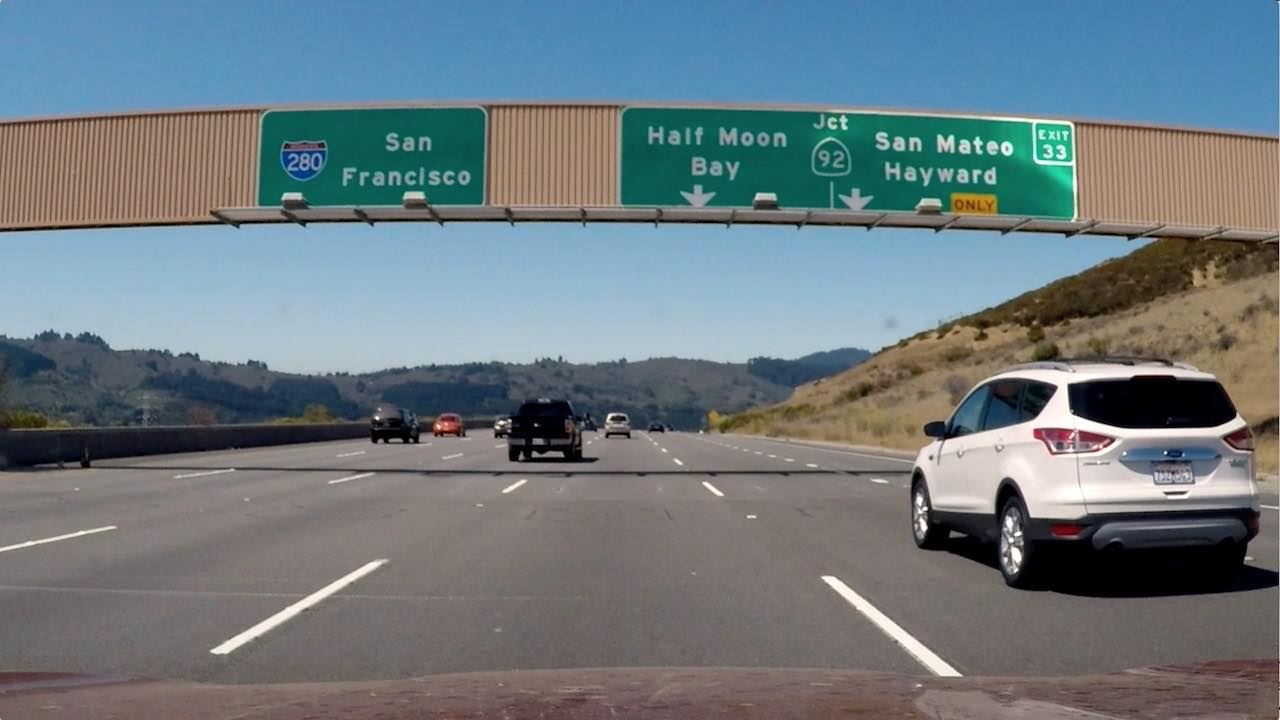
#> input picture signs_vehicles_xygrad.jpg, 1280 x 720 px
$ jupyter execute conbination.ipynb   (older library calls are emulated)
#> lines starting #> are read from the running program, lines starting #| are printed output that depends on the picture; after the words box and inside, x2 and y2 are one past the last pixel; in counts of white or black regions, pixels touching at a corner belong together
# Algorithm combination (Sobel, Magnitud & Direction)

[cell 1]
# Importing Libraries
import numpy as np
import cv2
import matplotlib.pyplot as plt
import matplotlib.image as mpimg
import pickle

[cell 2]
# Read in an image
#image = mpimg.imread('signs_vehicles_xygrad.jpg')
image = cv2.imread('signs_vehicles_xygrad.jpg')
#> image is the input picture: shape (720, 1280, 3); mean B, G, R 127.4, 121.6, 109.2

# Convert to RGB
RGB_img = cv2.cvtColor(image, cv2.COLOR_BGR2RGB)

# Converto RGB to gray
gray = cv2.cvtColor(RGB_img, cv2.COLOR_RGB2GRAY)

[cell 3]
# Params for Sobel
ksize = 3
thresh_min = 20
thresh_max = 100

## Helper Functions

[cell 4]
def abs_sobel_thresh(img, orient='x', sobel_kernel=ksize, thresh=(0, 255)):
    # Convert to grayscale
    gray = cv2.cvtColor(RGB_img, cv2.COLOR_RGB2GRAY)
    # Apply x or y gradient with the OpenCV Sobel() function
    # and take the absolute value
    if orient == 'x':
        abs_sobel = np.absolute(cv2.Sobel(gray, cv2.CV_64F, 1, 0))
    if orient == 'y':
        abs_sobel = np.absolute(cv2.Sobel(gray, cv2.CV_64F, 0, 1))
    # Rescale back to 8 bit integer
    scaled_sobel = np.uint8(255*abs_sobel/np.max(abs_sobel))
    # Create a copy and apply the threshold
    binary_output = np.zeros_like(scaled_sobel)
    # Here I'm using inclusive (>=, <=) thresholds, but exclusive is ok too
    binary_output[(scaled_sobel >= thresh_min) & (scaled_sobel <= thresh_max)] = 1

    # Return the result
    return binary_output

def mag_thresh(img, sobel_kernel=ksize, mag_thresh=(0, 255)):
    # Convert to grayscale
    gray = cv2.cvtColor(RGB_img, cv2.COLOR_RGB2GRAY)
    # Take both Sobel x and y gradients
    sobelx = cv2.Sobel(gray, cv2.CV_64F, 1, 0, ksize=sobel_kernel)
    sobely = cv2.Sobel(gray, cv2.CV_64F, 0, 1, ksize=sobel_kernel)
    # Calculate the gradient magnitude
    gradmag = np.sqrt(sobelx**2 + sobely**2)
    # Rescale to 8 bit
    scale_factor = np.max(gradmag)/255
    gradmag = (gradmag/scale_factor).astype(np.uint8)
    # Create a binary image of ones where threshold is met, zeros otherwise
    mag_binary = np.zeros_like(gradmag)
    mag_binary[(gradmag >= mag_thresh[0]) & (gradmag <= mag_thresh[1])] = 1

    # Return the binary image
    return mag_binary

def dir_threshold(img, sobel_kernel=ksize, thresh=(0, np.pi/2)):
    # Convert to grayscale
    gray = cv2.cvtColor(RGB_img, cv2.COLOR_RGB2GRAY)
    # Calculate the x and y gradients
    sobelx = cv2.Sobel(gray, cv2.CV_64F, 1, 0, ksize=sobel_kernel)
    sobely = cv2.Sobel(gray, cv2.CV_64F, 0, 1, ksize=sobel_kernel)
    # Take the absolute value of the gradient direction,
    # apply a threshold, and create a binary image result
    absgraddir = np.arctan2(np.absolute(sobely), np.absolute(sobelx))
    dir_binary =  np.zeros_like(absgraddir)
    dir_binary[(absgraddir >= thresh[0]) & (absgraddir <= thresh[1])] = 1

    # Return the binary image
    return dir_binary

[cell 5]
# Apply each of the thresholding functions
gradx = abs_sobel_thresh(image, orient='x', sobel_kernel=ksize, thresh=(thresh_min, thresh_max))
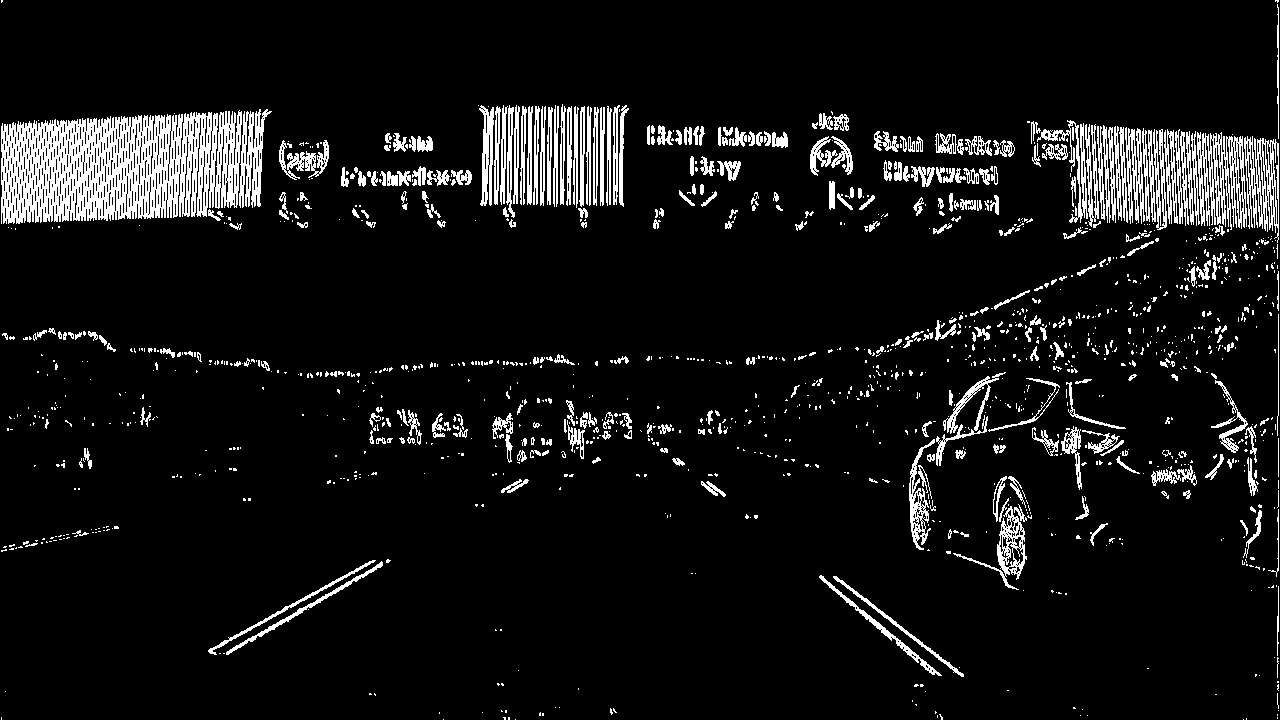
#> gradx: shape (720, 1280); values 0 (black) and 1 (white), 7.9% white; 1387 white regions (1044 under 20 px), largest, box (x1, y1, x2, y2) and area: (1, 110, 242, 224) 18705, (1197, 132, 1247, 230) 2648, (1244, 136, 1279, 243) 1818
grady = abs_sobel_thresh(image, orient='y', sobel_kernel=ksize, thresh=(thresh_min, thresh_max))
#> grady: shape (720, 1280); values 0 (black) and 1 (white), 8.1% white; 1364 white regions (1031 under 20 px), largest, box (x1, y1, x2, y2) and area: (0, 103, 1280, 145) 6512, (0, 460, 930, 494) 6184, (811, 194, 1280, 247) 4621
mag_binary = mag_thresh(image, sobel_kernel = 9, mag_thresh = (30,100))
#> in mag_thresh, `gradmag = np.sqrt(sobelx**2 + sobely**2)`:
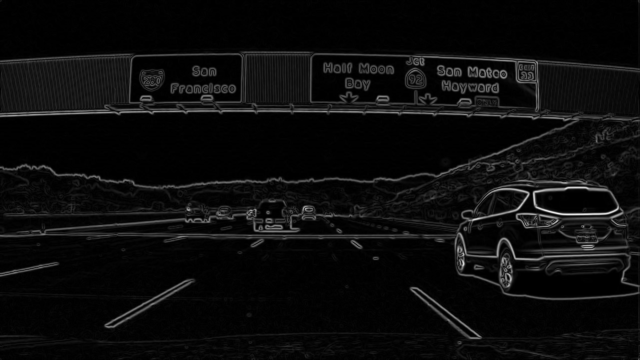
#> gradmag: shape (720, 1280) float64 (shown at 1/2 size); min 0, max 2131669.7, mean 104123.1; drawn with min black and max white
#> in mag_thresh, `scale_factor = np.max(gradmag)/255`: scale_factor = 8359.5
#> mag_binary: shape (720, 1280); values 0 (black) and 1 (white), 10.9% white; 666 white regions (433 under 20 px), largest, box (x1, y1, x2, y2) and area: (0, 102, 1280, 379) 31206, (0, 348, 1280, 601) 28283, (0, 107, 267, 220) 7817
dir_binary = dir_threshold(image, sobel_kernel= 3, thresh = (0.7, 1.3))
#> in dir_threshold, `absgraddir = np.arctan2(np.absolute(sobely), np.absolute(sobelx))`:
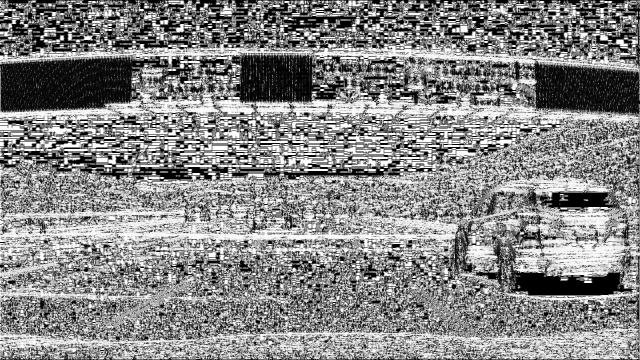
#> absgraddir: shape (720, 1280) float64 (shown at 1/2 size); min 0, max 1.57, mean 0.829; drawn with min black and max white
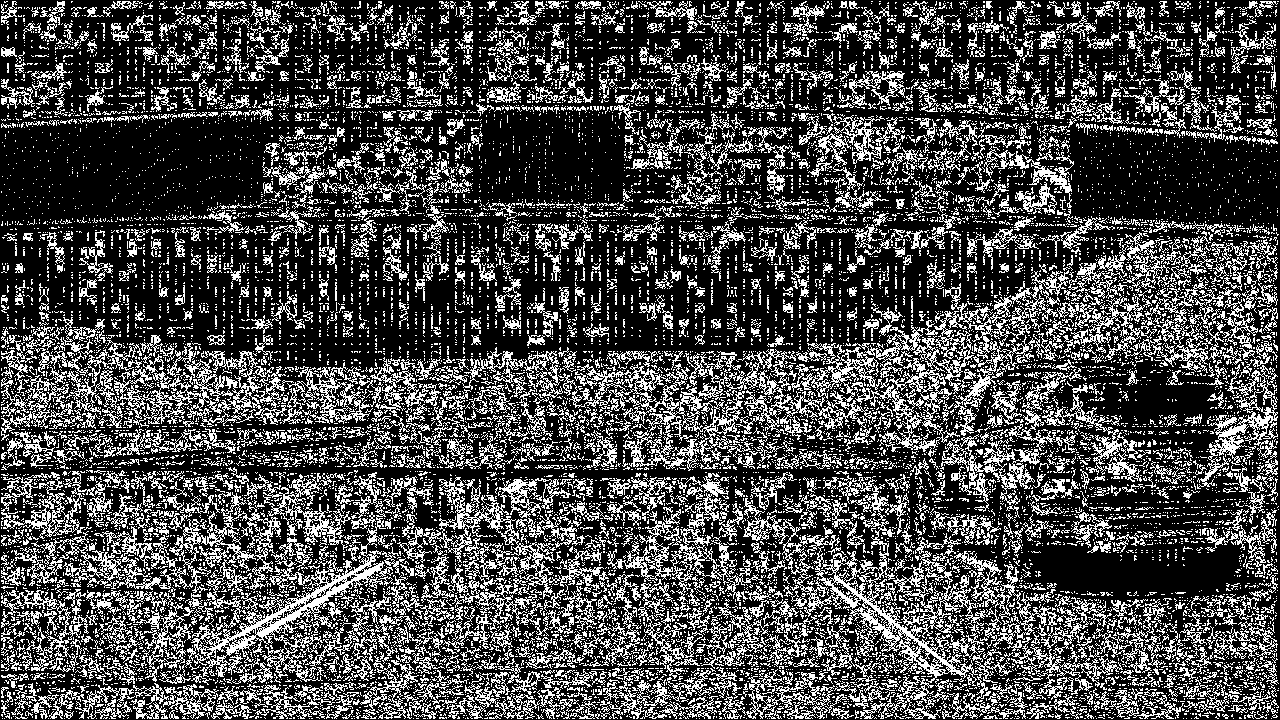
#> dir_binary: shape (720, 1280) float64; values 0 (black) and 1 (white), 28.7% white in thin lines or dots

# Combined Output
combined = np.zeros_like(dir_binary)
combined[((gradx == 1) & (grady == 1)) | ((mag_binary == 1) & (dir_binary == 1))] = 1

[cell 6]
# Plot the result
f, (ax1, ax2, ax3, ax4, ax5, ax6) = plt.subplots(nrows=1, ncols=6, figsize=(16, 6))
f.tight_layout()
ax1.set_axis_off() # Hide Axes
ax1.imshow(RGB_img,cmap = 'gray')
ax1.set_title('Original', fontsize=15)
ax2.set_axis_off() # Hide Axes
ax2.imshow(gray, cmap='gray')
ax2.set_title('Gray', fontsize=15)
ax3.set_axis_off() # Hide Axes
ax3.imshow(gradx, cmap='gray')
ax3.set_title('Grad X', fontsize=15)
ax4.set_axis_off() # Hide Axes
ax4.imshow(grady, cmap='gray')
ax4.set_title('Grad Y', fontsize=15)
ax5.set_axis_off() # Hide Axes
ax5.imshow(mag_binary, cmap='gray')
ax5.set_title('Magnitude Grad', fontsize=15)
ax6.set_axis_off() # Hide Axes
ax6.imshow(dir_binary, cmap='gray')
ax6.set_title('Direction', fontsize=15)
plt.subplots_adjust(left=0., right=1, top=0.9, bottom=0.)

[cell 7]
# Combined
f, (comb) = plt.subplots(1, 1,  figsize=(16, 6))
f.tight_layout()
comb.set_axis_off() # Hide Axes
comb.imshow(combined,cmap = 'gray')
comb.set_title('Combined', fontsize=50)
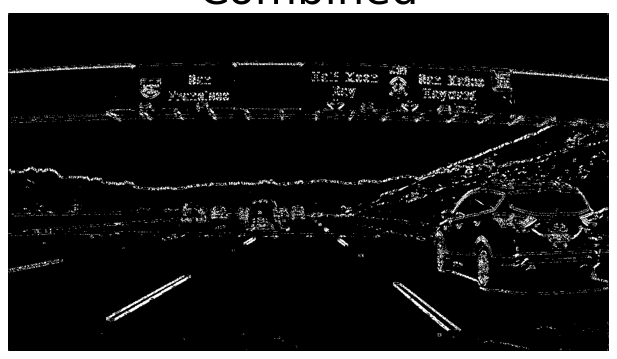
#> figure drawn by matplotlib, 1 panel

$ run again, with test4.jpg copied over signs_vehicles_xygrad.jpg
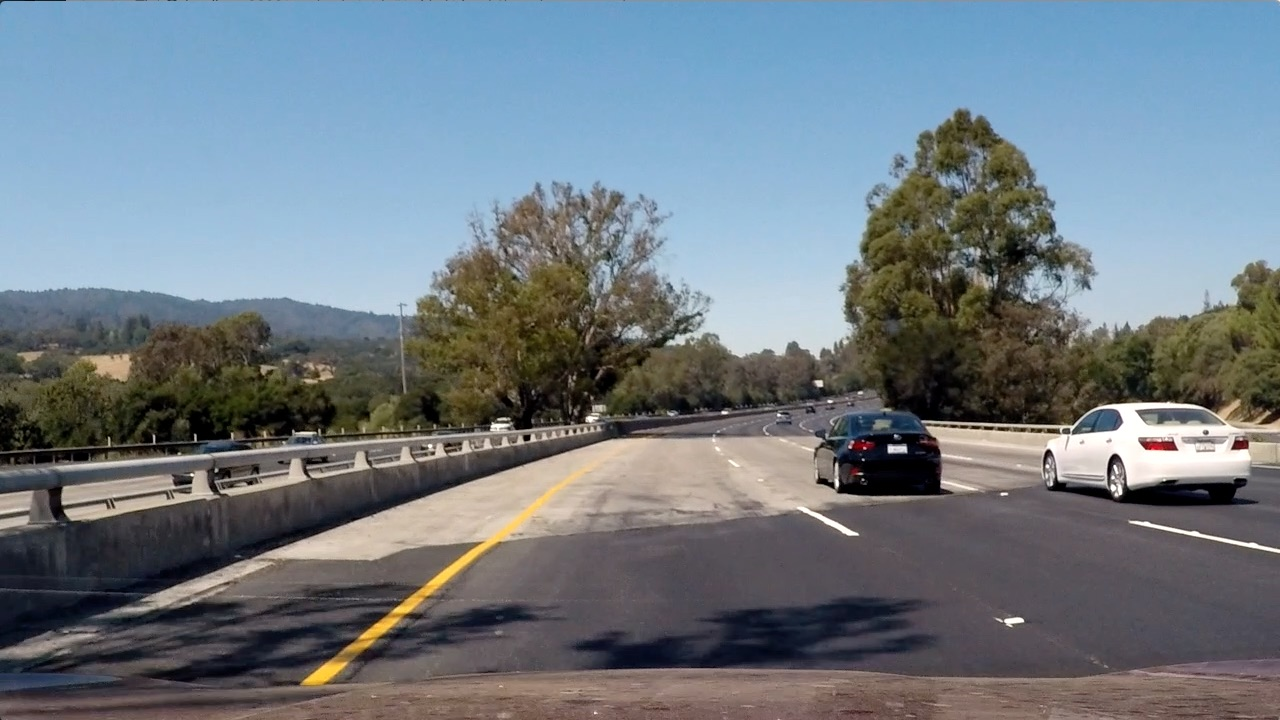
#> input picture test4.jpg, 1280 x 720 px
#> image is the input picture: shape (720, 1280, 3); mean B, G, R 130.9, 122.7, 112.2
#> `gradx = abs_sobel_thresh(image, orient='x', sobel_kernel=ksize, thresh..`:
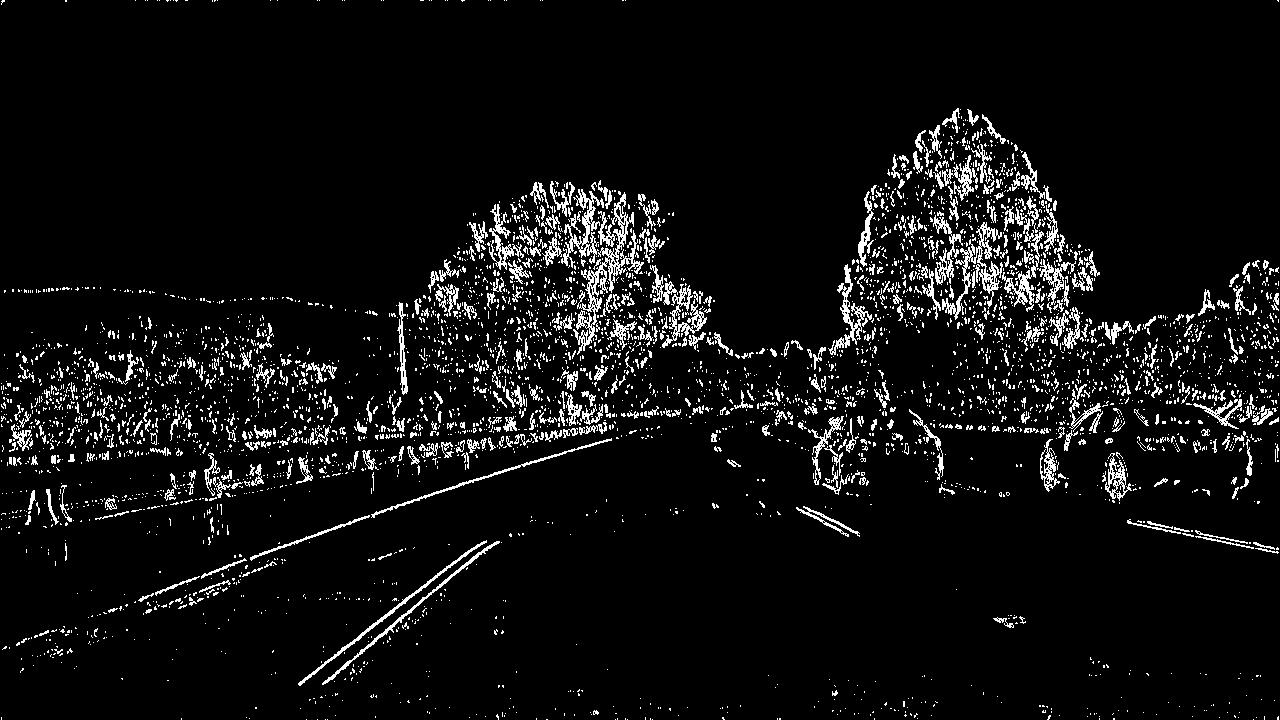
#> gradx: shape (720, 1280); values 0 (black) and 1 (white), 6.3% white in thin lines or dots
#> grady: shape (720, 1280); values 0 (black) and 1 (white), 10.6% white in thin lines or dots
#> scale_factor = 7959.7
#> mag_binary: shape (720, 1280); values 0 (black) and 1 (white), 12.1% white; 1346 white regions (979 under 20 px), largest, box (x1, y1, x2, y2) and area: (0, 378, 1280, 691) 44554, (610, 107, 1280, 374) 14401, (896, 143, 1011, 320) 4433
#> dir_binary: shape (720, 1280) float64; values 0 (black) and 1 (white), 35.3% white in thin lines or dots
#> `[cell 7] # Combined f, (comb) = plt.subplots(1, 1,  figsize=(16, 6)) f..`:
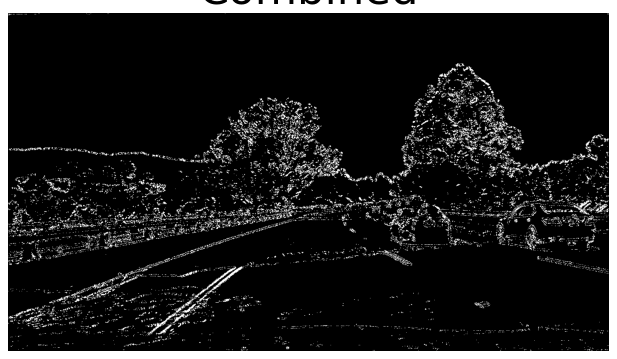
#> figure drawn by matplotlib, 1 panel

$ run again, with test6.jpg copied over signs_vehicles_xygrad.jpg
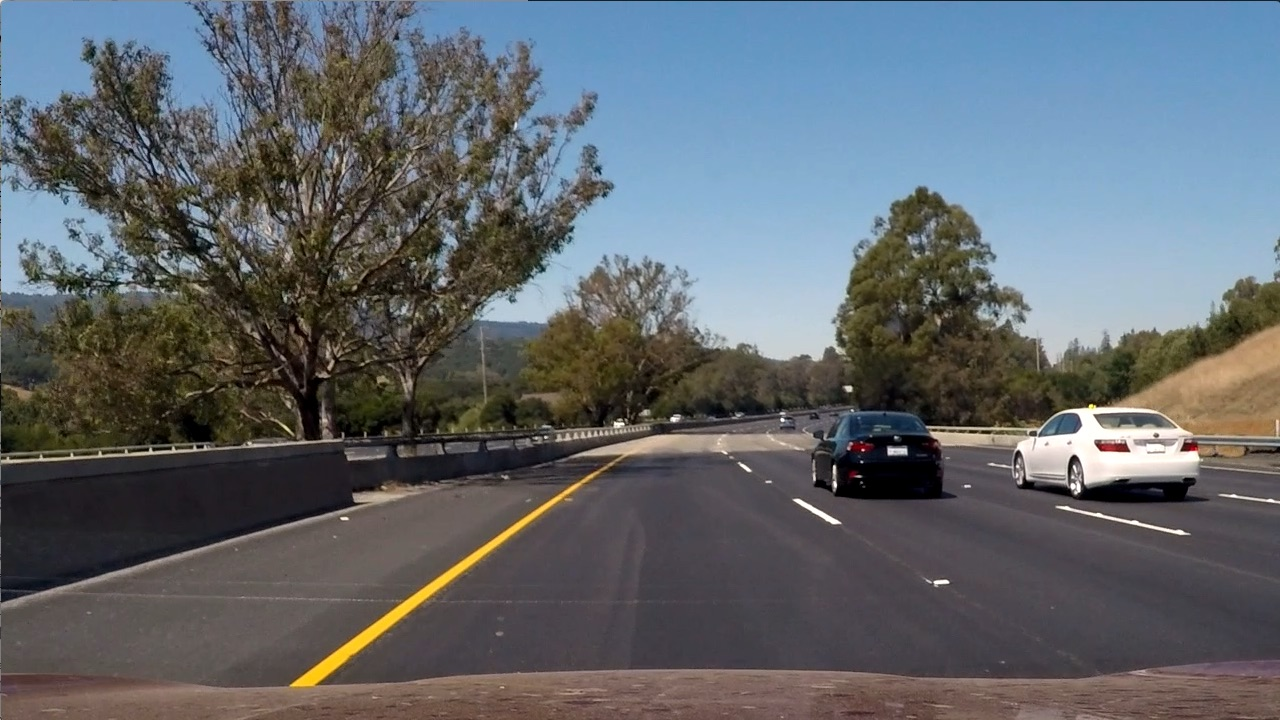
#> input picture test6.jpg, 1280 x 720 px
#> image is the input picture: shape (720, 1280, 3); mean B, G, R 107.9, 102.6, 97
#> `gradx = abs_sobel_thresh(image, orient='x', sobel_kernel=ksize, thresh..`:
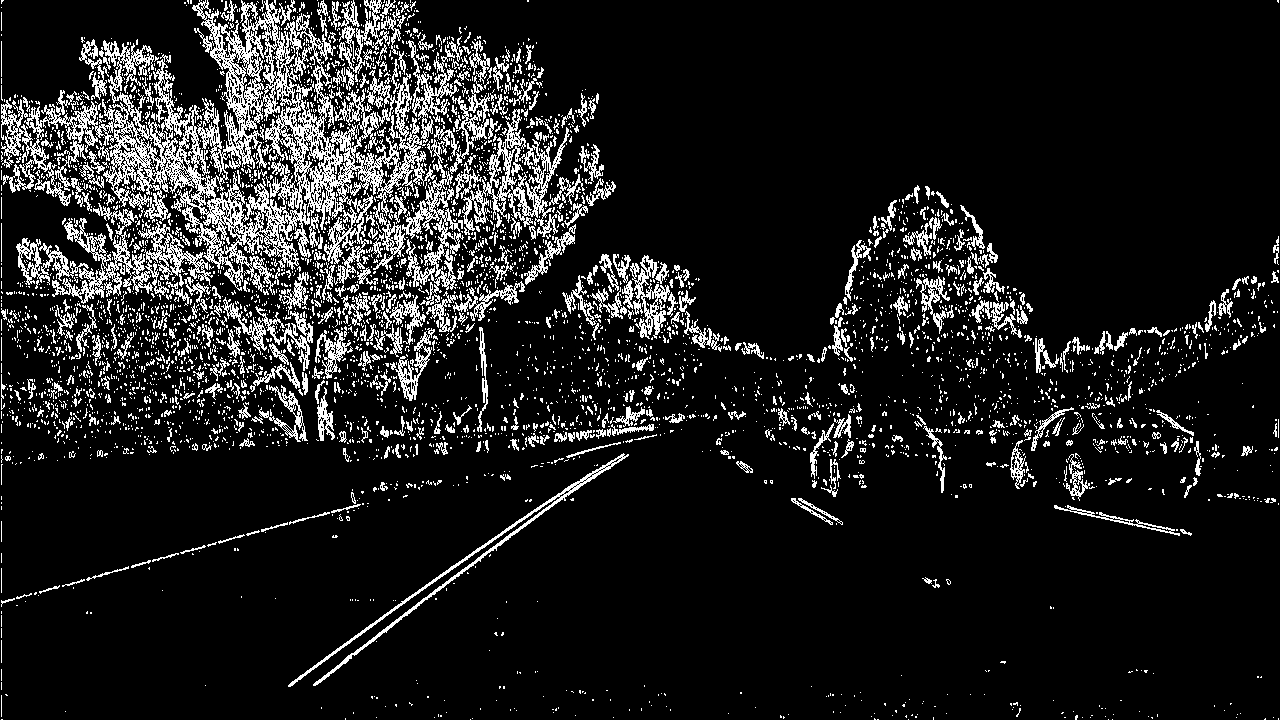
#> gradx: shape (720, 1280); values 0 (black) and 1 (white), 11.9% white in thin lines or dots
#> grady: shape (720, 1280); values 0 (black) and 1 (white), 14.6% white in thin lines or dots
#> scale_factor = 7427.2
#> mag_binary: shape (720, 1280); values 0 (black) and 1 (white), 16.4% white; 1501 white regions (1173 under 20 px), largest, box (x1, y1, x2, y2) and area: (0, 0, 1280, 480) 81646, (0, 322, 1280, 689) 30524, (174, 309, 314, 401) 2647
#> dir_binary: shape (720, 1280) float64; values 0 (black) and 1 (white), 36.3% white in thin lines or dots
#> `[cell 7] # Combined f, (comb) = plt.subplots(1, 1,  figsize=(16, 6)) f..`:
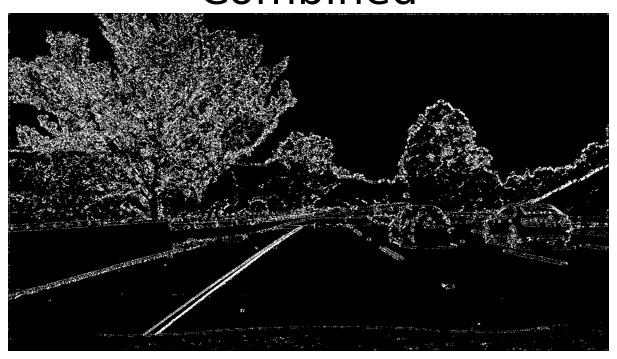
#> figure drawn by matplotlib, 1 panel
